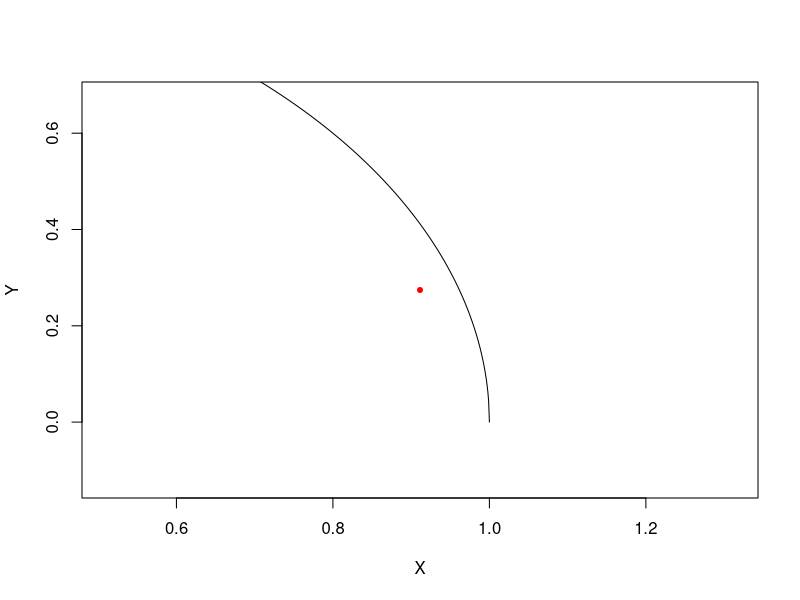
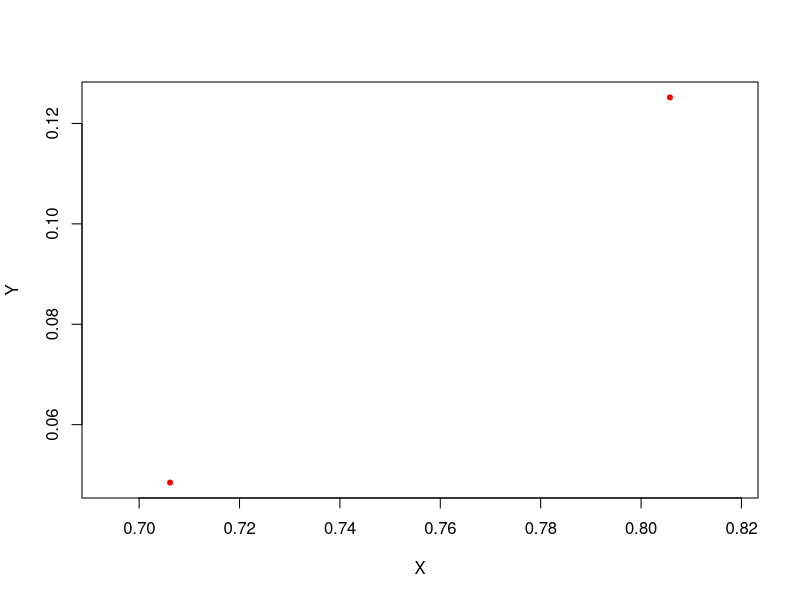
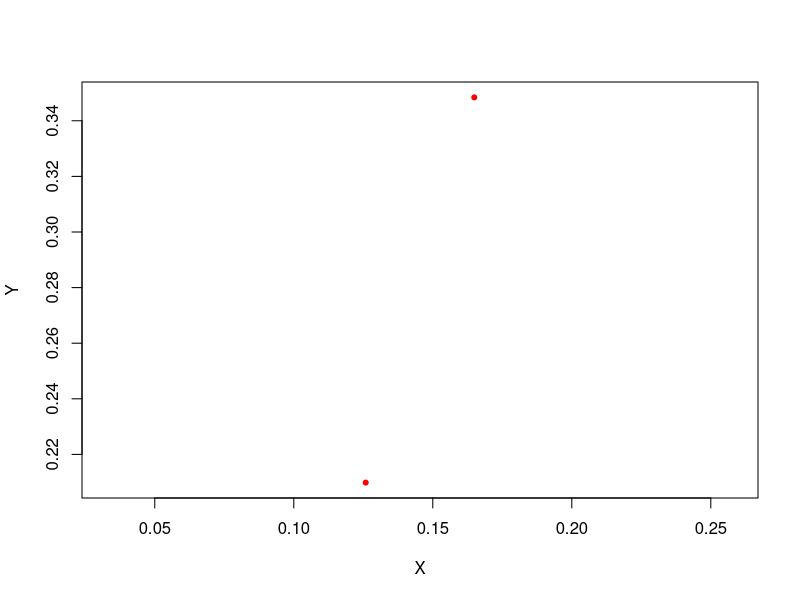
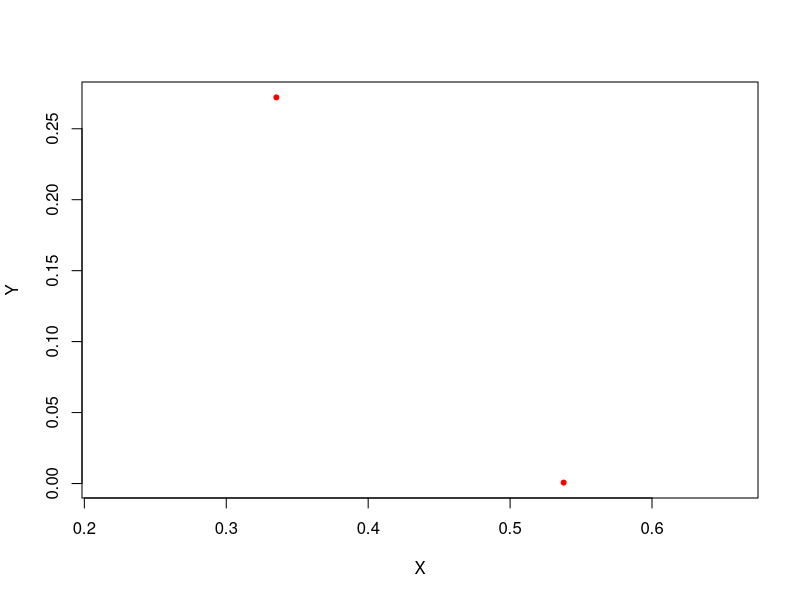
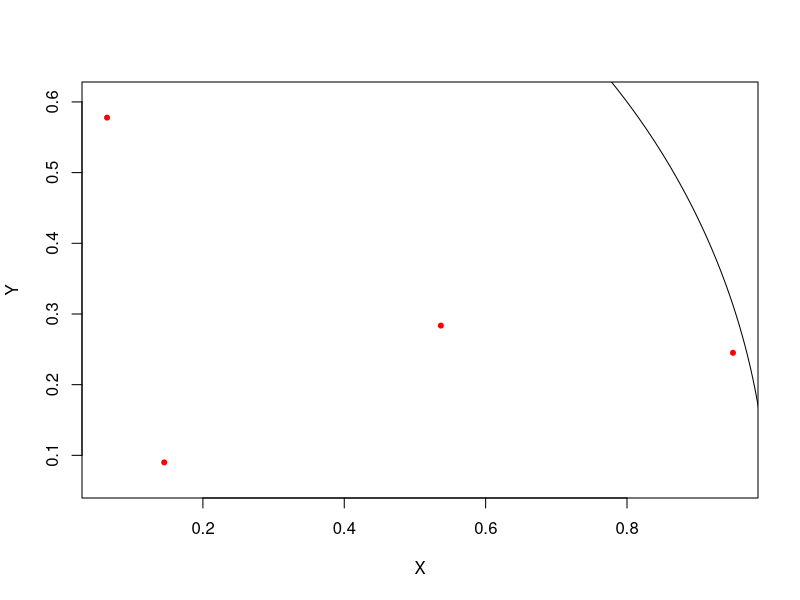
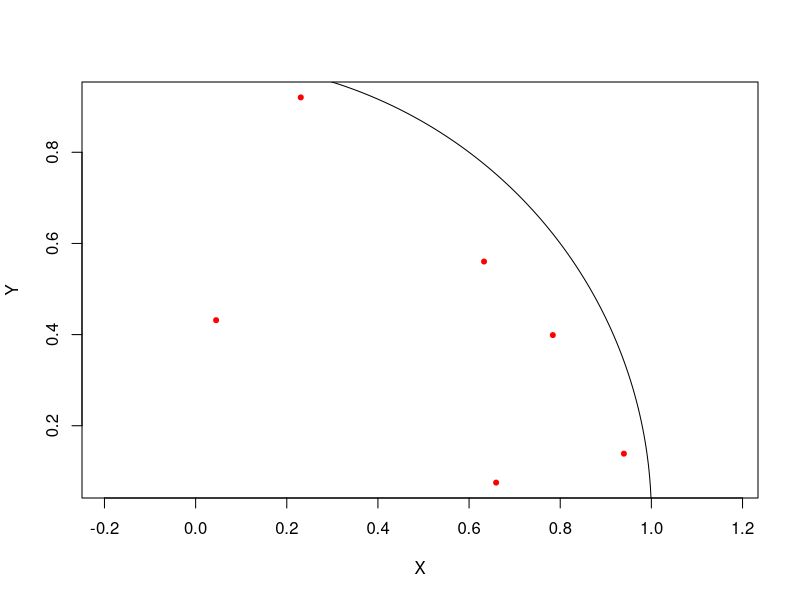
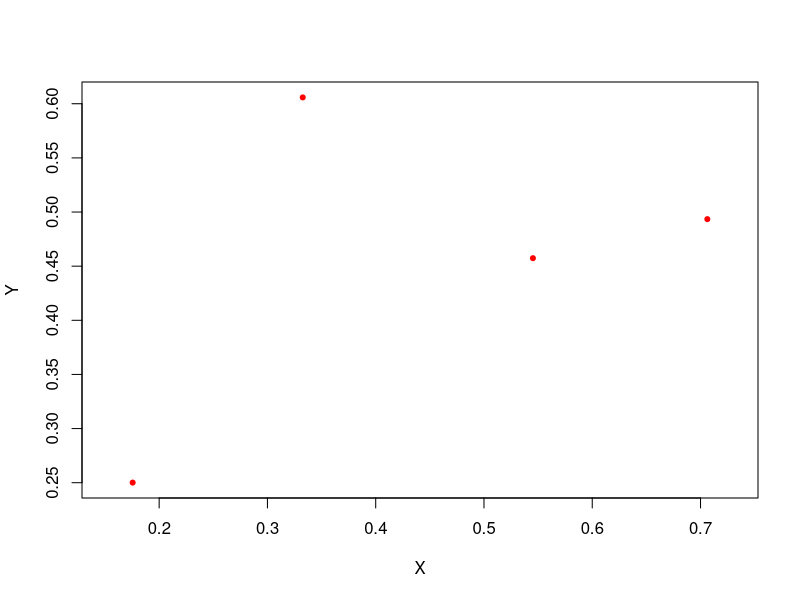
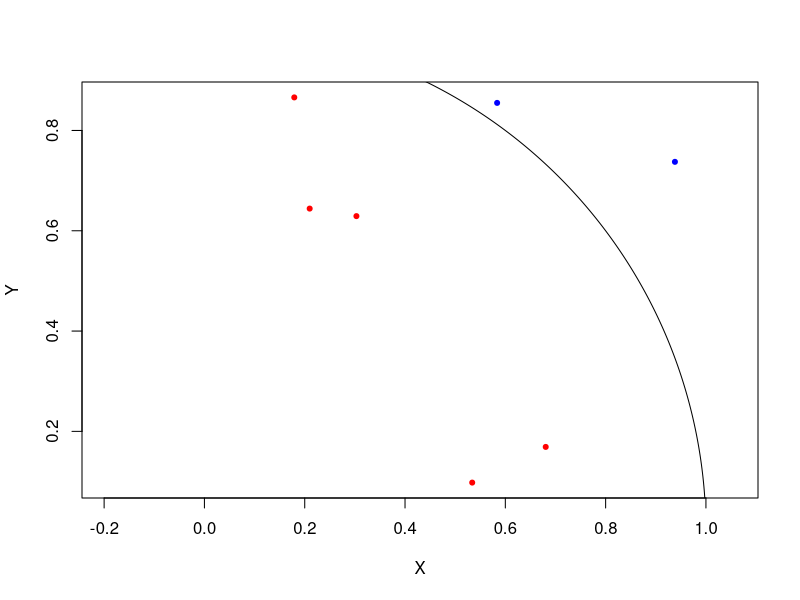

Write R code to recreate these figures, in order.
demand_pi=3.141	  #loop computing function (need to be polished)
deviation=pi-demand_pi
difference=1
options(digits=9)
count=1
size_dot=1
a=4
interval=1
z1=seq(0,1,1/(10^3))
f=function(x)
	sqrt(1-x^2)
g=function(x,y)
	(x^2+y^2)^(1/2)
while( difference >= deviation )
{
	x=runif(count)
	y=runif(count)
	z=seq(0,1,1/count)
	plot(x[which(y<=f(x))],y[which(x<=f(y))],xlab="X",ylab="Y",col='red',asp=1,pch=20,cex=size_dot)
	points(x[which(y>f(x))],y[which(x>f(y))],col='blue',pch=20,cex=size_dot)
	lines(z1,f(z1),col='black')
	a1=sum(g(x,y)<=1)
	a=4*a1/count
	b1=sum(y<=f(x))
	b=4*b1/count
	c1=mean(f(x))
	c=4*c1
	d1=sum((1/count )*f(z))
	d=4*d1
	difference=abs(pi-a)
  count = count + interval
}
 